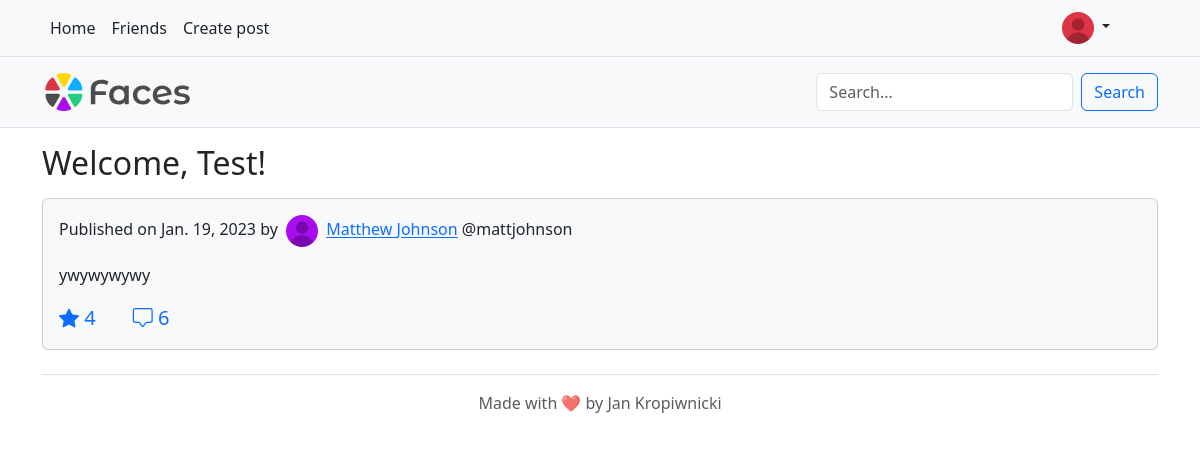
Screenshot of / (signed in) with the database file from the repository.
### facebook2_app/models.py (models this page shows)
class ProfilePicture(models.Model):
    user = models.OneToOneField(User, on_delete=models.CASCADE)
    url = models.URLField()

class Post(models.Model):
    content = models.TextField()
    author = models.ForeignKey(Person, on_delete=models.CASCADE)
    date = models.DateTimeField()

class Person(models.Model):
    user = models.OneToOneField(User, on_delete=models.CASCADE)
    friends = models.ManyToManyField("self")

### facebook2_app/views.py (the view)
# urls.py: path('', facebook2_app.views.index, name="index"),
def index(request):
    post_list = []
    friend_requests = []
    if request.user.is_authenticated:
        post_list_plain = []
        for friend in request.user.person.friends.all():
            post_list_plain += list(friend.post_set.all())
        post_list_plain.sort(key=lambda x: x.date, reverse=True)
        for post in post_list_plain:
            post_list += [[post, post.content.split("\r\n"), len(post.likeprofile_set.all()),
                           len(post.comment_set.all())]]
        friend_requests = request.user.requestprofile.friend_requests.all()
    return render(request, "index.html", {
        "post_list": post_list, "friend_requests": friend_requests, "friend_requests_len": len(friend_requests)
    })

### templates/index.html (shortened to what this page needs)
{% extends 'base.html' %}
{% load static %}
{% block content %}
    {% if user.is_authenticated %}
        <h2>Welcome, {{ user.first_name }}!</h2>
        {% for post in post_list %}
            <div id="{{ post.0.id }}" class="card bg-light my-3 p-3">
                <p>Published on {{ post.0.date.date }} by
                    <img src="{% static post.0.author.user.profilepicture.url %}" alt="{{ post.0.author.user.username }}" class="rounded-circle mx-1" width="32" height="32">
                    <a href="{% url 'user' post.0.author.user.username %}">
                    {{ post.0.author.user.first_name }} {{ post.0.author.user.last_name }}</a>
                    @{{ post.0.author.user.username }}</p>
                <p>
                {% for line in post.1 %}
                    {{ line }}<br>
                {% endfor %}
                </p>
                <p class="lead text-primary mb-0">
                    {% if user.likeprofile in post.0.likeprofile_set.all %}
                        <a id="like-{{ post.0.id }}" onclick="dislike_{{ post.0.id }}()"><i class="bi bi-star-fill"></i></a>
                    {% else %}
                        <a id="like-{{ post.0.id }}" onclick="like_{{ post.0.id }}()"><i class="bi bi-star"></i></a>
                    {% endif %}
                    <span id="like-count-{{ post.0.id }}">{{ post.2 }}</span>
                    <a href="{% url 'post_page' post.0.id %}" class="text-primary text-decoration-none"><i class="bi bi-chat-square"></i>
                    {{ post.3 }}</a>
                </p>
            </div>
        {% endfor %}
    {% endif %}
{% endblock %}

### templates/base.html (shortened to what this page needs)
{% load static %}
<!DOCTYPE html>
<html lang="en">
<head>
    <link href="https://cdn.jsdelivr.net/npm/bootstrap@5.3.0-alpha1/dist/css/bootstrap.min.css" rel="stylesheet"
>
    <link rel="stylesheet" href="https://cdn.jsdelivr.net/npm/bootstrap-icons@1.10.3/font/bootstrap-icons.css">
</head>
<body>
    <header class="py-3 mb-4 border-bottom bg-light fixed-top">
        <div class="container d-flex flex-wrap justify-content-center">
            <a href="/" class="d-flex align-items-center me-5 me-lg-auto text-dark text-decoration-none">
                <img class="bi me-1" height="38" src="{% static 'img/faces.svg' %}" alt="Faces logo">
            </a>
            {% if user.is_authenticated %}
                <form method="get" class="d-flex mt-3 mt-md-0" role="search" action="{% url 'search_results' %}">
                    <input class="form-control me-2" name="q" type="search" placeholder="Search..." aria-label="Search"
                           value="{% block query %}{% endblock %}">
                    <button class="btn btn-outline-primary" type="submit">Search</button>
                </form>
            {% endif %}
        </div>
    </header>
    <nav class="navbar navbar-expand-md py-2 bg-light border-bottom fixed-top">
        <div class="container d-flex flex-wrap">
            <div class="collapse navbar-collapse" id="navbarCollapse">
                {% if not user.is_authenticated %}
                    <ul class="nav me-auto">
                        <li class="nav-item"><a href="#" class="nav-link link-dark px-2 active" aria-current="page">Home</a></li>
                        <li class="nav-item"><a href="#" class="nav-link link-dark px-2">About</a></li>
                        <li class="nav-item"><a href="#" class="nav-link link-dark px-2">FAQs</a></li>
                        <li class="nav-item"><a href="#" class="nav-link link-dark px-2">Contact</a></li>
                    </ul>
                    <ul class="nav">
                        <li class="nav-item"><a href="{% url 'login' %}" class="nav-link link-dark px-2">Login</a></li>
                        <li class="nav-item"><a href="{% url 'register' %}" class="nav-link link-dark px-2">Sign up</a></li>
                    </ul>
                {% else %}
                    <ul class="nav me-auto">
                        <li class="nav-item"><a href="{% url 'index' %}" class="nav-link link-dark px-2 active" aria-current="page">Home</a></li>
                        <li class="nav-item"><a href="{% url 'friends' %}" class="nav-link link-dark px-2">Friends</a></li>
                        <li class="nav-item"><a href="{% url 'create_post' %}" class="nav-link link-dark px-2">Create post</a></li>
                    </ul>
                    <div class="dropdown me-5">
                        <a href="#" class="d-block link-dark text-decoration-none dropdown-toggle" data-bs-toggle="dropdown" aria-expanded="false">
                            <img src="{% static user.profilepicture.url %}" alt="{{ user.username }}" class="rounded-circle" width="32" height="32">
                        </a>
                    </div>
                {% endif %}
            </div>
        </div>
    </nav>
    <div class="container-sm">
        <main>
            {% block content %}
            {% endblock %}
        </main>
        <footer class="py-3 my-4 border-top text-center text-muted">
            Made with ❤️ by Jan Kropiwnicki
        </footer>
    </div>
</body>
</html>

### templates/base.html (style rules this page uses)
header { top: 57px !important; }
body { padding-top: 9rem; }

### rows the page displays
Post: date "Jan. 19, 2023", author.user_id (picture), author.first_name "Matthew", author.last_name "Johnson", author.username "mattjohnson", 1 "ywywywywy", post "4", post "6"

### other values shown
{{ user.first_name }} "Test"
